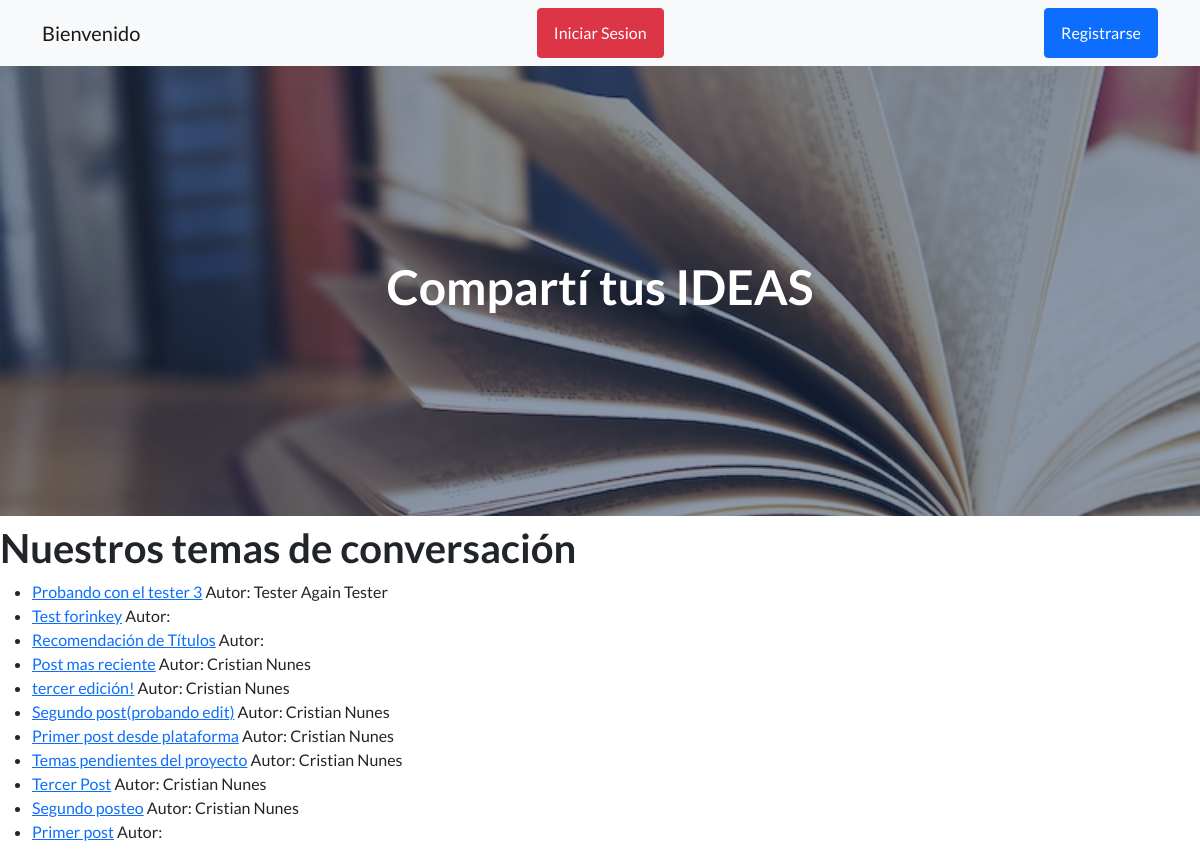
Screenshot of /app_biblioteca/social/ with the database file from the repository.
### app_biblioteca/models.py (models this page shows, shortened)
class Post(models.Model):
    titulo = models.CharField(max_length=255)
    autor = models.ForeignKey(User, on_delete=models.CASCADE)
    body = models.TextField()

### app_biblioteca/views.py (the view)
# urls.py: path('social/', HomeView.as_view(), name='social' ),
class HomeView(ListView):
    model = Post
    template_name = 'app_biblioteca/social.html'
    ordering = ['-id']

### app_biblioteca/templates/app_biblioteca/social.html (shortened to what this page needs)
{% extends 'app_biblioteca/inicio.html' %}
{% load static %}
{% block titulo %}
<h1>Compartí tus IDEAS</h1>
{% endblock %}
{% block contenido_que_cambia %}
<h1>Nuestros temas de conversación</h1>
<ul>
{% for post in object_list %}
    <li><a href="{% url 'article_detail' post.pk %}">{{ post.titulo }}</a>  Autor: {{ post.autor.first_name }} {{ post.autor.last_name}}
    </li>
{% endfor %}
</ul>
{% endblock %}

### app_biblioteca/templates/app_biblioteca/inicio.html (shortened to what this page needs)
<!DOCTYPE html>
<html lang="en">
    <head>
        {% load static %}
        <link href="https://cdn.jsdelivr.net/npm/bootstrap-icons@1.5.0/font/bootstrap-icons.css" rel="stylesheet" type="text/css" />
        <link href="{% static 'app_biblioteca/css/styles.css' %}" rel="stylesheet" />
    </head>
    <body>
        <nav class="navbar navbar-light bg-light static-top">
            <div class="container">
                {% if not request.user.is_authenticated %}
                <a class="navbar-brand" href="{% url 'inicio' %}">Bienvenido</a>
                <a class="btn btn-danger" href="{% url 'login' %}">Iniciar Sesion</a>
                <a class="btn btn-primary" href="{% url 'register' %}">Registrarse</a>
                {% endif %}
            </div>
        </nav>
        <header class="masthead"style="background-image: url({% static 'app_biblioteca/assets/img/libros.jpg' %})">
            <div class="container position-relative">
                <div class="row justify-content-center">
                    <div class="col-xl-6">
                        <div class="text-center text-white">
                            {% block titulo %}{% endblock %}
                        </div>
                    </div>
                </div>
            </div>
        </header>
        {% block contenido_que_cambia %}{% endblock %}
    </body>
</html>

### rows the page displays
Post: titulo "Probando con el tester 3", autor.first_name "Tester Again", autor.last_name "Tester"
Post: titulo "Test forinkey"
Post: titulo "Recomendación de Títulos"
Post: titulo "Post mas reciente", autor.first_name "Cristian", autor.last_name "Nunes"
Post: titulo "tercer edición!", autor.first_name "Cristian", autor.last_name "Nunes"
Post: titulo "Segundo post(probando edit)", autor.first_name "Cristian", autor.last_name "Nunes"
Post: titulo "Primer post desde plataforma", autor.first_name "Cristian", autor.last_name "Nunes"
Post: titulo "Temas pendientes del proyecto", autor.first_name "Cristian", autor.last_name "Nunes"
Post: titulo "Tercer Post", autor.first_name "Cristian", autor.last_name "Nunes"
Post: titulo "Segundo posteo", autor.first_name "Cristian", autor.last_name "Nunes"
Post: titulo "Primer post"
